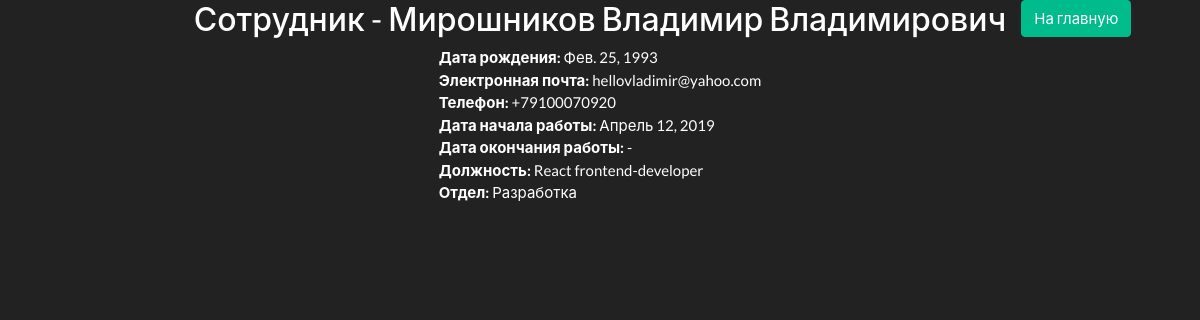
The page /employee/2 on the database its author committed.
### main/models.py (models this page shows, shortened)
class Employee(models.Model):
    first_name = models.CharField(max_length=200, verbose_name='Имя')
    last_name = models.CharField(max_length=200, verbose_name='Фамилия')
    middle_name = models.CharField(max_length=200, verbose_name='Отчество')
    birthday = models.DateField(verbose_name='Дата рождения')
    email = models.EmailField(max_length=100, verbose_name='E-mail')
    phone = PhoneField()
    start_date = models.DateField(verbose_name='Дата начала работы')
    end_date = models.DateField(verbose_name='Дата окончания работы', blank=True, null=True)
    position = models.CharField(max_length=200, verbose_name='Должность')
    department = models.ForeignKey(Department, on_delete=models.CASCADE, verbose_name='Отдел')
    class Meta:
        verbose_name = 'Сотрудник'
        verbose_name_plural = 'Сотрудники'

class Department(models.Model):
    name = models.CharField(max_length=200, verbose_name='Отдел')
    class Meta:
        verbose_name = 'Отдел'
        verbose_name_plural = 'Отделы'
    def __str__(self):
        return str(self.name)

### main/views.py (the view)
# urls.py: path('employee/<pk>', EmployeeDetail.as_view(), name='employeedetail'),
class EmployeeDetail(DetailView):
    queryset = Employee.objects.all()
    template_name = 'employeedetail.html'
    def get_object(self):
        obj = super(EmployeeDetail, self).get_object()
        return obj

### templates/employeedetail.html (shortened to what this page needs)
{% load static %}
<!DOCTYPE html>
<html lang="en">
<head>
    <link rel="stylesheet" href="{% static 'css/bootstrap.min.css' %}">
    <link rel="stylesheet" href="{% static 'css/styles.css' %}">
</head>
<body>
    <div class="container">
        <div class="row">
            <div class="col"></div>
            <div class="col-">
                <h3>Сотрудник - {{ object.last_name }} {{ object.first_name }} {{ object.middle_name }}</h3>
            </div>
            <div class="col">
                <a href="{% url 'main:employeeslist' %}">
                    <button class="btn btn-success">На главную</button>
                </a>
            </div>
        </div>
        <div class="row">
            <div class="col"></div>
            <div class="col-">
                <div class="row detail-item"><b>Дата рождения: </b> {{ object.birthday }}</div>
                <div class="row detail-item"><b>Электронная почта: </b> {{ object.email }}</div>
                <div class="row detail-item"><b>Телефон: </b> {{ object.phone }}</div>
                <div class="row detail-item"><b>Дата начала работы: </b> {{ object.start_date }}</div>
                {% if object.end_date %}
                <div class="row detail-item"><b>Дата окончания работы: </b> {{ object.end_date }}</div>
                {% else %}
                <div class="row detail-item"><b>Дата окончания работы: </b> - </div>
                {% endif %}
                <div class="row detail-item"><b>Должность: </b> {{ object.position }}</div>
                <div class="row detail-item"><b>Отдел: </b> {{ object.department }}</div>
            </div>
            <div class="col"></div>
        </div>
    </div>
</body>

### static/css/styles.css (style rules this page uses)
.detail-item { white-space: pre; }

### rows shown on the page
Employee: last_name "Мирошников", first_name "Владимир", middle_name "Владимирович", birthday "Фев. 25, 1993", email "hellovladimir@yahoo.com", phone "+79100070920", start_date "Апрель 12, 2019", position "React frontend-developer", department "Разработка"
